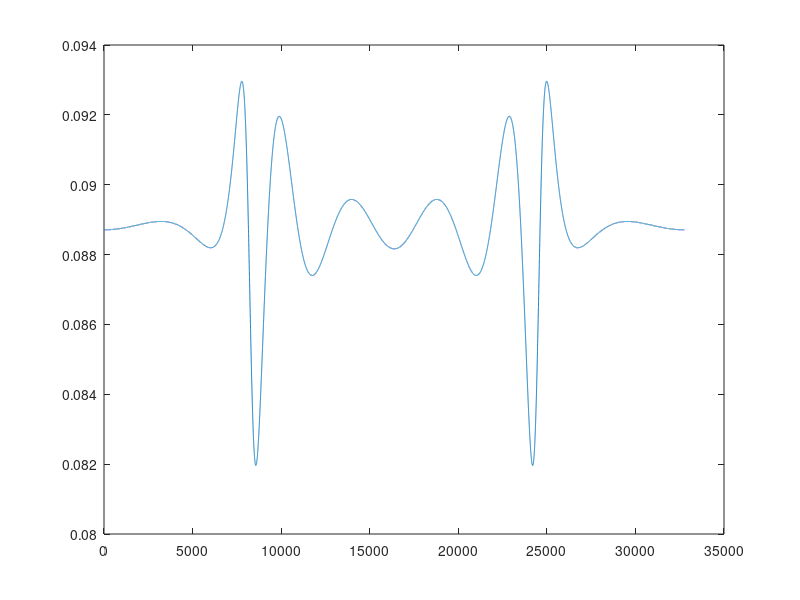

Write the MATLAB code that produced this figure.
clear;clc;close all;

%%% 8th order chebyshev II , l_inf norm

k = 0.0888;
DEN = [1 1.10  1.97  1.55  1.22   .61   .24   .061 0.008 ];
NUM = [1 4.43 10.76 17.46 20.48 17.46 10.76  4.43  1     ];


[A, b, c, d] = tf2ss(NUM,DEN);

c = [0 0 0 1 0 0 0 0];

[NUM_i, DEN_i] = ss2tf(A,b,c,d);

H = freqz(NUM_i, DEN_i,1024*32);

% max(abs(H))
% 
% plot(abs(H))


x0 = k*[1 0 0 0 0 0 0 0]';
x = zeros(8, 1024*32);
x(:,1) = x0;
for i = 2:1024*32
    x(:,i) = A*x(:,i-1);
end

h = x(1,:);

H = fft(h);
plot(abs(H));
max(abs(H))